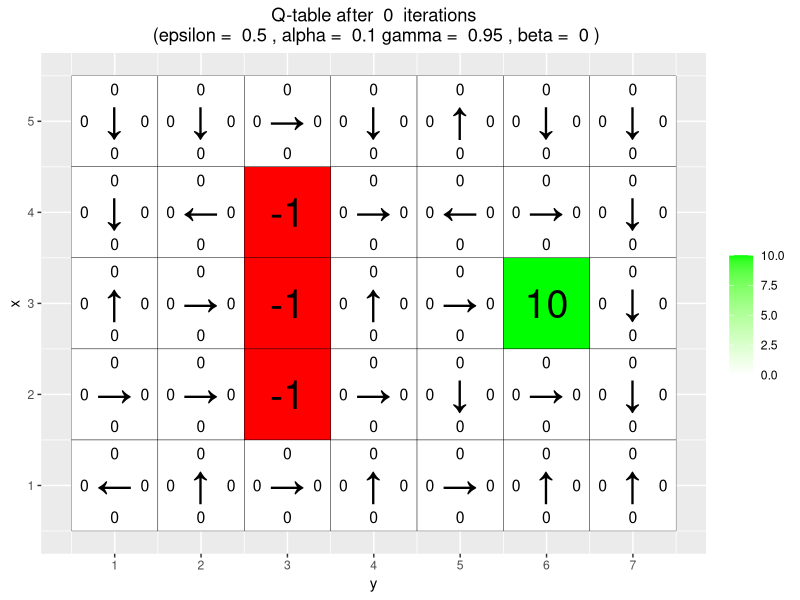
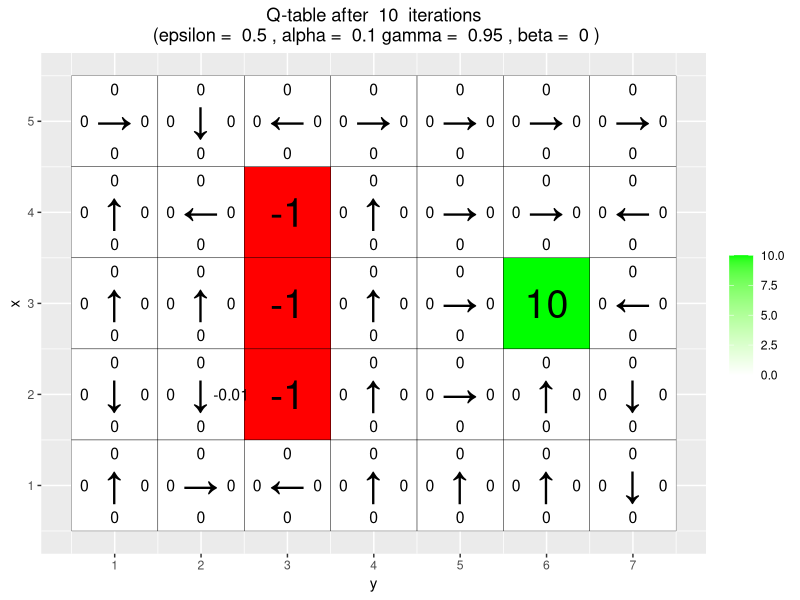
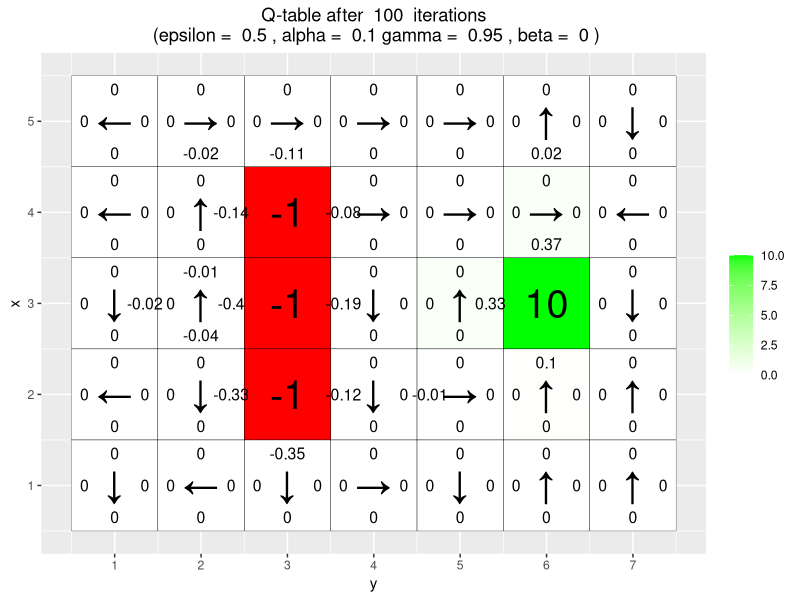
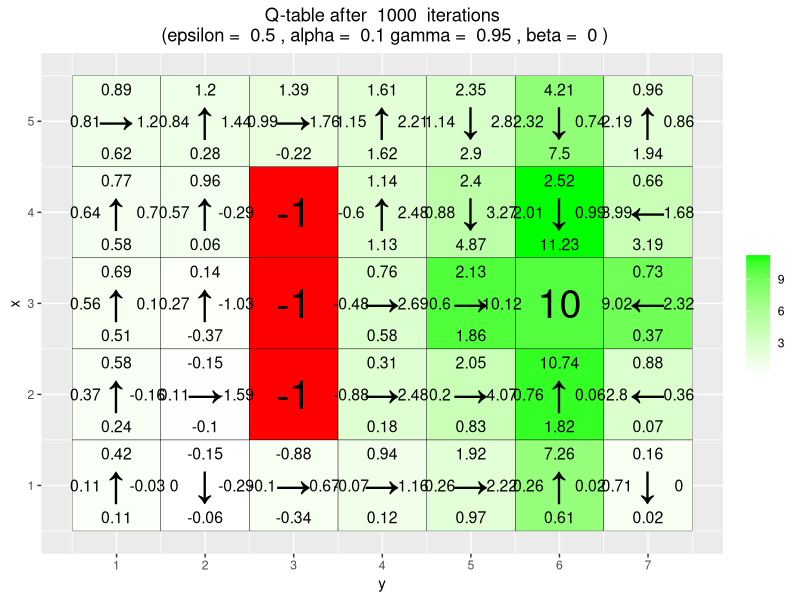
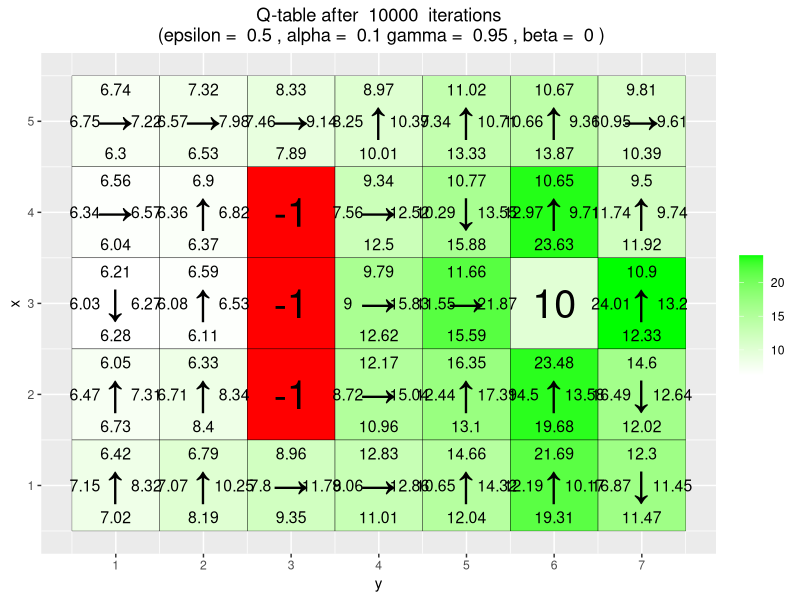
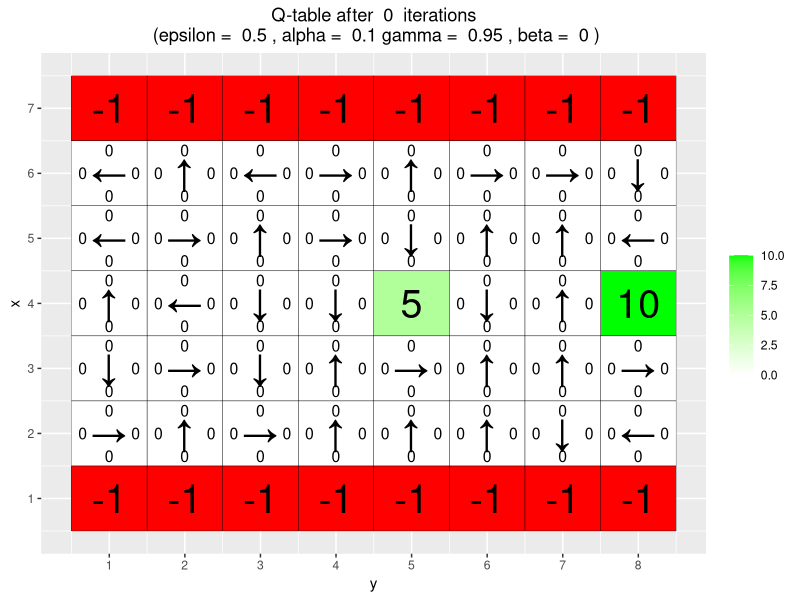

Recreate these plots in R, in order. (Note: a time limit stopped this script after it produced the figures.)
# By Jose M. Peña and Joel Oskarsson.
# For teaching purposes.
# jose.m.pena@liu.se.

#####################################################################################################
# Q-learning
#####################################################################################################

# install.packages("ggplot2")
# install.packages("vctrs")
library(ggplot2)

# If you do not see four arrows in line 16, then do the following:
# File/Reopen with Encoding/UTF-8

arrows <- c("↑", "→", "↓", "←")
action_deltas <- list(c(1,0), # up
                      c(0,1), # right
                      c(-1,0), # down
                      c(0,-1)) # left

vis_environment <- function(iterations=0, epsilon = 0.5, alpha = 0.1, gamma = 0.95, beta = 0){
  
  # Visualize an environment with rewards. 
  # Q-values for all actions are displayed on the edges of each tile.
  # The (greedy) policy for each state is also displayed.
  # 
  # Args:
  #   iterations, epsilon, alpha, gamma, beta (optional): for the figure title.
  #   reward_map (global variable): a HxW array containing the reward given at each state.
  #   q_table (global variable): a HxWx4 array containing Q-values for each state-action pair.
  #   H, W (global variables): environment dimensions.
  
  df <- expand.grid(x=1:H,y=1:W)
  foo <- mapply(function(x,y) ifelse(reward_map[x,y] == 0,q_table[x,y,1],NA),df$x,df$y)
  df$val1 <- as.vector(round(foo, 2))
  foo <- mapply(function(x,y) ifelse(reward_map[x,y] == 0,q_table[x,y,2],NA),df$x,df$y)
  df$val2 <- as.vector(round(foo, 2))
  foo <- mapply(function(x,y) ifelse(reward_map[x,y] == 0,q_table[x,y,3],NA),df$x,df$y)
  df$val3 <- as.vector(round(foo, 2))
  foo <- mapply(function(x,y) ifelse(reward_map[x,y] == 0,q_table[x,y,4],NA),df$x,df$y)
  df$val4 <- as.vector(round(foo, 2))
  foo <- mapply(function(x,y) 
    ifelse(reward_map[x,y] == 0,arrows[GreedyPolicy(x,y)],reward_map[x,y]),df$x,df$y)
  df$val5 <- as.vector(foo)
  foo <- mapply(function(x,y) ifelse(reward_map[x,y] == 0,max(q_table[x,y,]),
                                     ifelse(reward_map[x,y]<0,NA,reward_map[x,y])),df$x,df$y)
  df$val6 <- as.vector(foo)
  
  print(ggplot(df,aes(x = y,y = x)) +
          scale_fill_gradient(low = "white", high = "green", na.value = "red", name = "") +
          geom_tile(aes(fill=val6)) +
          geom_text(aes(label = val1),size = 4,nudge_y = .35,na.rm = TRUE) +
          geom_text(aes(label = val2),size = 4,nudge_x = .35,na.rm = TRUE) +
          geom_text(aes(label = val3),size = 4,nudge_y = -.35,na.rm = TRUE) +
          geom_text(aes(label = val4),size = 4,nudge_x = -.35,na.rm = TRUE) +
          geom_text(aes(label = val5),size = 10) +
          geom_tile(fill = 'transparent', colour = 'black') + 
          ggtitle(paste("Q-table after ",iterations," iterations\n",
                        "(epsilon = ",epsilon,", alpha = ",alpha,"gamma = ",gamma,", beta = ",beta,")")) +
          theme(plot.title = element_text(hjust = 0.5)) +
          scale_x_continuous(breaks = c(1:W),labels = c(1:W)) +
          scale_y_continuous(breaks = c(1:H),labels = c(1:H)))
  
}

GreedyPolicy <- function(x, y){
  
  # Get a greedy action for state (x,y) from q_table.
  #
  # Args:
  #   x, y: state coordinates.
  #   q_table (global variable): a HxWx4 array containing Q-values for each state-action pair.
  # 
  # Returns:
  #   An action, i.e. integer in {1,2,3,4}.
  Rewards = q_table[x,y,]
  maxRewardIndx = which(Rewards == max(Rewards))
  #randomly selecting max value and setting it as action
  return(sample(maxRewardIndx , size = 1))
  # Your code here.
  
}#GreedyPolicy

EpsilonGreedyPolicy <- function(x, y, epsilon){
  
  # Get an epsilon-greedy action for state (x,y) from q_table.
  #
  # Args:
  #   x, y: state coordinates.
  #   epsilon: probability of acting randomly.
  # 
  # Returns:
  #   An action, i.e. integer in {1,2,3,4}.
  
  # Your code here.
  Rewards = q_table[x,y,]
  maxRewardIndx = which(Rewards == max(Rewards))
  #randomly selecting max value and setting it as action
  InitSelected = sample(maxRewardIndx , size = 1)
  
  #unif
  p = runif(1)
  if(p < epsilon)
    {
      return(sample(setdiff(c(1,2,3,4) ,InitSelected) , size = 1))
  }else{
      return(InitSelected)
    }
}#EpsilonGreedyPolicy


transition_model <- function(x, y, action, beta){
  
  # Computes the new state after given action is taken. The agent will follow the action 
  # with probability (1-beta) and slip to the right or left with probability beta/2 each.
  # 
  # Args:
  #   x, y: state coordinates.
  #   action: which action the agent takes (in {1,2,3,4}).
  #   beta: probability of the agent slipping to the side when trying to move.
  #   H, W (global variables): environment dimensions.
  # 
  # Returns:
  #   The new state after the action has been taken.
  
  delta <- sample(-1:1, size = 1, prob = c(0.5*beta,1-beta,0.5*beta))
  final_action <- ((action + delta + 3) %% 4) + 1
  foo <- c(x,y) + unlist(action_deltas[final_action])
  foo <- pmax(c(1,1),pmin(foo,c(H,W)))
  
  return (foo)
}

q_learning <- function(start_state, epsilon = 0.5, alpha = 0.1, gamma = 0.95, 
                       beta = 0){
  
  # Perform one episode of Q-learning. The agent should move around in the 
  # environment using the given transition model and update the Q-table.
  # The episode ends when the agent reaches a terminal state.
  # 
  # Args:
  #   start_state: array with two entries, describing the starting position of the agent.
  #   epsilon (optional): probability of acting greedily.
  #   alpha (optional): learning rate.
  #   gamma (optional): discount factor.
  #   beta (optional): slipping factor.
  #   reward_map (global variable): a HxW array containing the reward given at each state.
  #   q_table (global variable): a HxWx4 array containing Q-values for each state-action pair.
  # 
  # Returns:
  #   reward: reward received in the episode.
  #   correction: sum of the temporal difference correction terms over the episode.
  #   q_table (global variable): Recall that R passes arguments by value. So, q_table being
  #   a global variable can be modified with the superassigment operator <<-.
  
  # Your code here.
  episode_correction = 0
  
  repeat{
    # Follow policy, execute action, get reward.
    x = start_state[1]
    y = start_state[2]
    reward = reward_map[x,y]
    A = EpsilonGreedyPolicy(x,y,epsilon)
    a = GreedyPolicy(x,y)
    
    #calculate new state
    TransState = transition_model(x,y,A,beta)
    NewCorrection = alpha * (reward + gamma*(q_table[TransState[1],TransState[2],a])
             - q_table[x,y,A])
    episode_correction = episode_correction + NewCorrection
    # Q-table update.
    q_table[x,y,A] <<- q_table[x,y,A] + NewCorrection
    
    start_state = TransState
    
    if(reward!=0)
      # End episode.
      return (c(reward,episode_correction))
  }
  
}

#####################################################################################################
# Q-Learning Environments
#####################################################################################################

# Environment A (learning)

H <- 5
W <- 7

reward_map <- matrix(0, nrow = H, ncol = W)
reward_map[3,6] <- 10
reward_map[2:4,3] <- -1

q_table <- array(0,dim = c(H,W,4))

vis_environment()

for(i in 1:10000){
  foo <- q_learning(start_state = c(3,1))
  
  if(any(i==c(10,100,1000,10000)))
    vis_environment(i)
}

# Environment B (the effect of epsilon and gamma)

H <- 7
W <- 8

reward_map <- matrix(0, nrow = H, ncol = W)
reward_map[1,] <- -1
reward_map[7,] <- -1
reward_map[4,5] <- 5
reward_map[4,8] <- 10

q_table <- array(0,dim = c(H,W,4))

vis_environment()

MovingAverage <- function(x, n){
  
  cx <- c(0,cumsum(x))
  rsum <- (cx[(n+1):length(cx)] - cx[1:(length(cx) - n)]) / n
  
  return (rsum)
}

for(j in c(0.5,0.75,0.95)){
  q_table <- array(0,dim = c(H,W,4))
  reward <- NULL
  correction <- NULL
  
  for(i in 1:30000){
    foo <- q_learning(gamma = j, start_state = c(4,1))
    reward <- c(reward,foo[1])
    correction <- c(correction,foo[2])
  }
  
  vis_environment(i, gamma = j)
  plot(MovingAverage(reward,100),type = "l")
  plot(MovingAverage(correction,100),type = "l")
}

for(j in c(0.5,0.75,0.95)){
  q_table <- array(0,dim = c(H,W,4))
  reward <- NULL
  correction <- NULL
  
  for(i in 1:30000){
    foo <- q_learning(epsilon = 0.1, gamma = j, start_state = c(4,1))
    reward <- c(reward,foo[1])
    correction <- c(correction,foo[2])
  }
  
  vis_environment(i, epsilon = 0.1, gamma = j)
  plot(MovingAverage(reward,100),type = "l")
  plot(MovingAverage(correction,100),type = "l")
}

# Environment C (the effect of beta).

H <- 3
W <- 6

reward_map <- matrix(0, nrow = H, ncol = W)
reward_map[1,2:5] <- -1
reward_map[1,6] <- 10

q_table <- array(0,dim = c(H,W,4))

vis_environment()


for(j in c(0,0.2,0.4,0.66)){
  q_table <- array(0,dim = c(H,W,4))
  
  for(i in 1:10000)
    foo <- q_learning(gamma = 0.6, beta = j, start_state = c(1,1))
  
  vis_environment(i, gamma = 0.6, beta = j)
}
